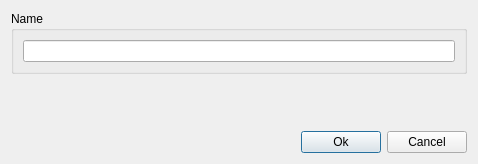
<?xml version="1.0" encoding="UTF-8"?>
<ui version="4.0">
 <class>WorkflowSettingsEditDialogBase</class>
 <widget class="QDialog" name="WorkflowSettingsEditDialogBase">
  <property name="geometry">
   <rect>
    <x>0</x>
    <y>0</y>
    <width>478</width>
    <height>164</height>
   </rect>
  </property>
  <property name="windowTitle">
   <string>Edit Workflow Settings</string>
  </property>
  <layout class="QVBoxLayout" name="verticalLayout">
   <item>
    <widget class="QGroupBox" name="groupBox">
     <property name="title">
      <string>Name</string>
     </property>
     <layout class="QHBoxLayout" name="horizontalLayout">
      <item>
       <widget class="QLineEdit" name="name_edit_"/>
      </item>
     </layout>
    </widget>
   </item>
   <item>
    <spacer name="verticalSpacer">
     <property name="orientation">
      <enum>Qt::Vertical</enum>
     </property>
     <property name="sizeHint" stdset="0">
      <size>
       <width>20</width>
       <height>40</height>
      </size>
     </property>
    </spacer>
   </item>
   <item>
    <layout class="QHBoxLayout" name="horizontalLayout_2">
     <item>
      <spacer name="horizontalSpacer">
       <property name="orientation">
        <enum>Qt::Horizontal</enum>
       </property>
       <property name="sizeHint" stdset="0">
        <size>
         <width>40</width>
         <height>20</height>
        </size>
       </property>
      </spacer>
     </item>
     <item>
      <widget class="QPushButton" name="ok_button_">
       <property name="text">
        <string>Ok</string>
       </property>
      </widget>
     </item>
     <item>
      <widget class="QPushButton" name="cancel_button_">
       <property name="text">
        <string>Cancel</string>
       </property>
      </widget>
     </item>
    </layout>
   </item>
  </layout>
 </widget>
 <resources/>
 <connections/>
</ui>
